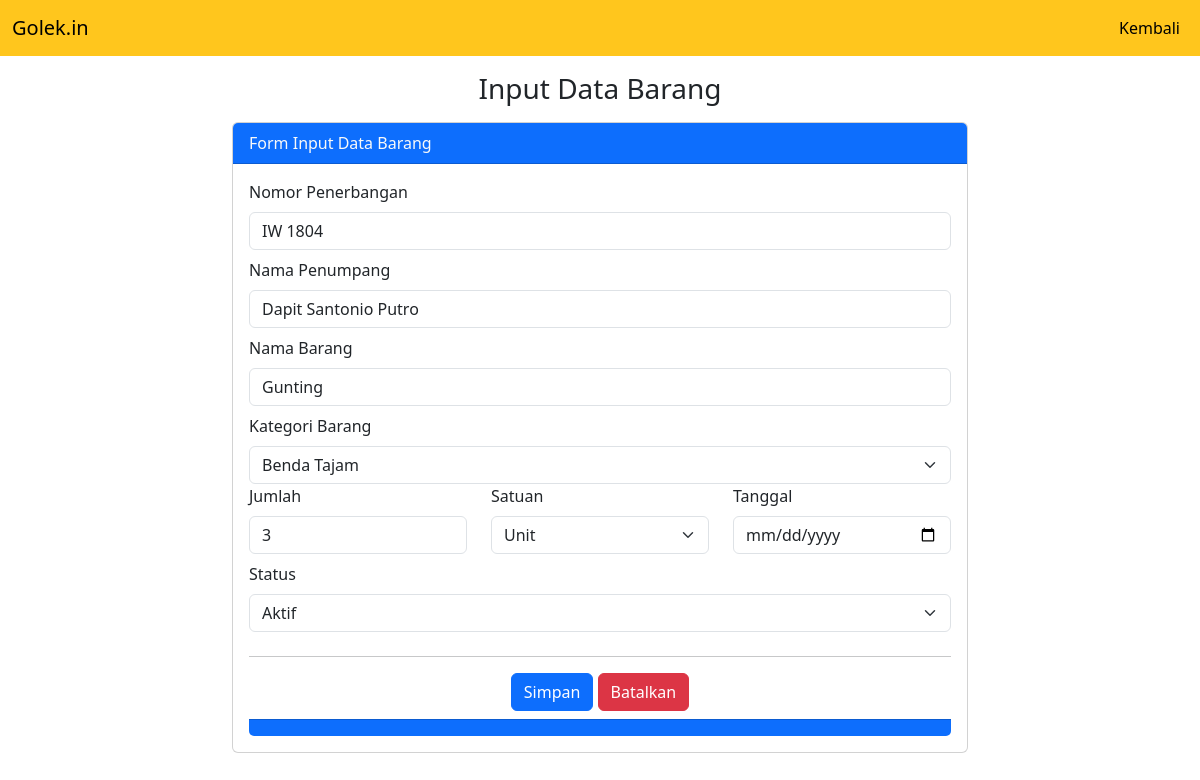
The app's page /edit-data-suspek.php?id=3 (signed in) with its own data.
### tables this page shows
CREATE TABLE `tb_suspek` (
  `id_suspek` int(11) NOT NULL,
  `nomor_penerbangan` varchar(100) NOT NULL,
  `nama_penumpang` varchar(100) NOT NULL,
  `nama_barang` varchar(100) NOT NULL,
  `kategori_barang` varchar(100) NOT NULL,
  `jumlah` varchar(11) NOT NULL,
  `satuan` varchar(100) NOT NULL,
  `tanggal` date NOT NULL DEFAULT current_timestamp(),
  `tanggal_simpan` timestamp NOT NULL DEFAULT current_timestamp() ON UPDATE current_timestamp(),
  `status` varchar(100) NOT NULL
);

### edit-data-suspek.php (the view, shortened to what this page needs)
<?php
        include 'db.php';
        $barang = mysqli_query($conn, "SELECT * FROM tb_suspek WHERE id_suspek = '".$_GET['id']."' ");
        $b = mysqli_fetch_assoc($barang);
?>
<!doctype html>
<html lang="en">
  <head>
    <link href="https://cdn.jsdelivr.net/npm/bootstrap@5.3.0-alpha2/dist/css/bootstrap.min.css" rel="stylesheet">
  </head>
  <body>
  <nav class="navbar navbar-expand-lg" style="background-color: #ffc61d;">
        <div class="container-fluid">
            <a class="navbar-brand" href="#">Golek.in</a>
        <div class="collapse navbar-collapse" id="navbarSupportedContent">
            <ul class="navbar-nav ml-auto ms-auto">
            <li class="nav-item">
                <a class="nav-link active" aria-current="page" href="dashboard.php">Kembali</a>
            </li>
            </ul>
        </div>
        </div>
    </nav>
    <div class="container">
        <h3 class="text-center">Input Data Barang</h3>
        <div class="row">
            <div class="col-md-8 mx-auto">
                <div class="card">
                    <div class="card-header bg-primary text-light">
                        Form Input Data Barang
                    </div>
                    <div class="card-body">
                        <form method="post">
                            <div class="mb-2">
                                <label class="form-label">Nomor Penerbangan</label>
                                <input type="text" name="nama" class="form-control" placeholder="Masukkan Nomor Penerbangan" value="<?php echo $b['nomor_penerbangan'] ?>" required>
                            </div>
                            <div class="mb-2">
                                <label class="form-label">Nama Penumpang</label>
                                <input type="text" name="tnamap" class="form-control" placeholder="Masukkan Nama Penumpang" value="<?php echo $b['nama_penumpang'] ?>" required>
                            </div>
                            <div class="mb-2">
                                <label class="form-label">Nama Barang</label>
                                <input type="text" name="tnamab" class="form-control" placeholder="Masukkan Nama Barang" value="<?php echo $b['nama_barang'] ?>" required>
                            </div>
                            <div class="mb-2">
                                <label class="form-label">Kategori Barang</label>
                                <select class="form-select" name="tkategoribarang" required>
                                <?php $kategori_barang = $b['kategori_barang']; ?>
                                    <option value="Benda Tajam" <?php echo ($kategori_barang == 'Benda Tajam') ? "selected": "" ?>>Benda Tajam</option>
                                </select>
                            <div class="row">
                            <div class="col">
                                <div class="mb-2">
                                <label class="form-label">Jumlah</label>
                                <input type="number" name="tjumlah" class="form-control" placeholder="Masukkan Jumlah Barang" value="<?php echo $b['jumlah'] ?>" required>
                                </div>
                            </div>
                            <div class="col">
                            <div class="mb-2">
                                <label class="form-label">Satuan</label>
                                <select class="form-select" name="tsatuan" required>
                                <?php $satuan = $b['satuan']; ?>
                                    <option value="Unit" <?php echo ($satuan == 'Unit') ? "selected": "" ?>>Unit</option>
                                </select>
                            </div>
                            </div>
                            <div class="col">
                                <div class="mb-2">
                                <label class="form-label">Tanggal</label>
                                <input type="date" name="tTanggal" class="form-control" placeholder="Masukkan Jumlah Barang" value="<?php echo date('d:m:y') ?>" required>
                                </div>
                            </div>
                            <div class="mb-2">
                                <label class="form-label">Status</label>
                                <select class="form-select" name="tstatus" required>
                                <?php $status = $b['status']; ?>
                                    <option <?php echo ($status == 'Aktif') ? "selected": "" ?>>Aktif</option>
                                            </select>
                            </div>
                        <div class="text-center">
                            <hr>
                            <button class="btn btn-primary" name="bsimpan" type="submit">Simpan</button>
                            <button class="btn btn-danger" name="bbatal" type="reset">Batalkan</button>
                        </div>
                        </div>
                        </form>
                    </div>
                    <div class="card-footer bg-primary">
                    </div>
                </div>
            </div>
        </div>
     </div>
  </body>
</html>

### records on screen
tb_suspek: nama "IW 1804", tnamap "Dapit Santonio Putro", tnamab "Gunting", tkategoribarang "Benda Tajam", tjumlah "3", tsatuan "Unit", tstatus "Aktif"
